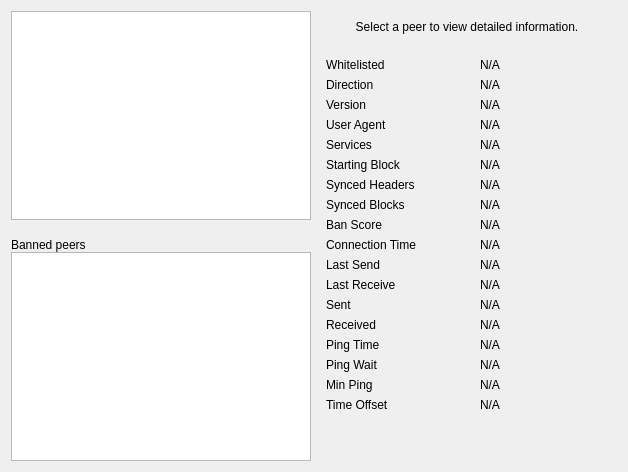
     <widget class="QWidget" name="pagePeers">
      <layout class="QGridLayout" name="gridLayout_2">
       <item row="0" column="0" rowspan="2">
        <layout class="QVBoxLayout" name="verticalLayout_101">
         <property name="spacing">
          <number>0</number>
         </property>
         <item>
          <widget class="QTableView" name="peerWidget">
           <property name="horizontalScrollBarPolicy">
            <enum>Qt::ScrollBarAsNeeded</enum>
           </property>
           <property name="tabKeyNavigation">
            <bool>false</bool>
           </property>
           <property name="sortingEnabled">
            <bool>true</bool>
           </property>
           <attribute name="horizontalHeaderHighlightSections">
            <bool>false</bool>
           </attribute>
          </widget>
         </item>
         <item>
          <widget class="QLabel" name="banHeading">
           <property name="sizePolicy">
            <sizepolicy hsizetype="Preferred" vsizetype="Minimum">
             <horstretch>0</horstretch>
             <verstretch>0</verstretch>
            </sizepolicy>
           </property>
           <property name="minimumSize">
            <size>
             <width>300</width>
             <height>32</height>
            </size>
           </property>
           <property name="maximumSize">
            <size>
             <width>16777215</width>
             <height>32</height>
            </size>
           </property>
           <property name="cursor">
            <cursorShape>IBeamCursor</cursorShape>
           </property>
           <property name="text">
            <string>Banned peers</string>
           </property>
           <property name="alignment">
            <set>Qt::AlignBottom|Qt::AlignLeading|Qt::AlignLeft</set>
           </property>
           <property name="wordWrap">
            <bool>true</bool>
           </property>
           <property name="textInteractionFlags">
            <set>Qt::NoTextInteraction</set>
           </property>
          </widget>
         </item>
         <item>
          <widget class="QTableView" name="banlistWidget">
           <property name="sizePolicy">
            <sizepolicy hsizetype="Expanding" vsizetype="Expanding">
             <horstretch>0</horstretch>
             <verstretch>0</verstretch>
            </sizepolicy>
           </property>
           <property name="horizontalScrollBarPolicy">
            <enum>Qt::ScrollBarAsNeeded</enum>
           </property>
           <property name="tabKeyNavigation">
            <bool>false</bool>
           </property>
           <property name="sortingEnabled">
            <bool>true</bool>
           </property>
           <attribute name="horizontalHeaderHighlightSections">
            <bool>false</bool>
           </attribute>
          </widget>
         </item>
        </layout>
       </item>
       <item row="0" column="1">
        <widget class="QLabel" name="peerHeading">
         <property name="sizePolicy">
          <sizepolicy hsizetype="Preferred" vsizetype="Minimum">
           <horstretch>0</horstretch>
           <verstretch>0</verstretch>
          </sizepolicy>
         </property>
         <property name="minimumSize">
          <size>
           <width>300</width>
           <height>32</height>
          </size>
         </property>
         <property name="cursor">
          <cursorShape>IBeamCursor</cursorShape>
         </property>
         <property name="text">
          <string>Select a peer to view detailed information.</string>
         </property>
         <property name="alignment">
          <set>Qt::AlignCenter</set>
         </property>
         <property name="wordWrap">
          <bool>true</bool>
         </property>
         <property name="textInteractionFlags">
          <set>Qt::LinksAccessibleByMouse|Qt::TextSelectableByKeyboard|Qt::TextSelectableByMouse</set>
         </property>
        </widget>
       </item>
       <item row="1" column="1">
        <widget class="QWidget" name="detailWidget" native="true">
         <property name="minimumSize">
          <size>
           <width>300</width>
           <height>0</height>
          </size>
         </property>
         <layout class="QGridLayout" name="gridLayout_3">
          <item row="0" column="0">
           <widget class="QLabel" name="label_30">
            <property name="text">
             <string>Whitelisted</string>
            </property>
           </widget>
          </item>
          <item row="0" column="2">
           <widget class="QLabel" name="peerWhitelisted">
            <property name="cursor">
             <cursorShape>IBeamCursor</cursorShape>
            </property>
            <property name="text">
             <string>N/A</string>
            </property>
            <property name="textFormat">
             <enum>Qt::PlainText</enum>
            </property>
            <property name="textInteractionFlags">
             <set>Qt::LinksAccessibleByMouse|Qt::TextSelectableByKeyboard|Qt::TextSelectableByMouse</set>
            </property>
           </widget>
          </item>
          <item row="1" column="0">
           <widget class="QLabel" name="label_23">
            <property name="text">
             <string>Direction</string>
            </property>
           </widget>
          </item>
          <item row="1" column="2">
           <widget class="QLabel" name="peerDirection">
            <property name="cursor">
             <cursorShape>IBeamCursor</cursorShape>
            </property>
            <property name="text">
             <string>N/A</string>
            </property>
            <property name="textFormat">
             <enum>Qt::PlainText</enum>
            </property>
            <property name="textInteractionFlags">
             <set>Qt::LinksAccessibleByMouse|Qt::TextSelectableByKeyboard|Qt::TextSelectableByMouse</set>
            </property>
           </widget>
          </item>
          <item row="2" column="0">
           <widget class="QLabel" name="label_21">
            <property name="text">
             <string>Version</string>
            </property>
           </widget>
          </item>
          <item row="2" column="2">
           <widget class="QLabel" name="peerVersion">
            <property name="cursor">
             <cursorShape>IBeamCursor</cursorShape>
            </property>
            <property name="text">
             <string>N/A</string>
            </property>
            <property name="textFormat">
             <enum>Qt::PlainText</enum>
            </property>
            <property name="textInteractionFlags">
             <set>Qt::LinksAccessibleByMouse|Qt::TextSelectableByKeyboard|Qt::TextSelectableByMouse</set>
            </property>
           </widget>
          </item>
          <item row="3" column="0">
           <widget class="QLabel" name="label_28">
            <property name="text">
             <string>User Agent</string>
            </property>
           </widget>
          </item>
          <item row="3" column="2">
           <widget class="QLabel" name="peerSubversion">
            <property name="cursor">
             <cursorShape>IBeamCursor</cursorShape>
            </property>
            <property name="text">
             <string>N/A</string>
            </property>
            <property name="textFormat">
             <enum>Qt::PlainText</enum>
            </property>
            <property name="textInteractionFlags">
             <set>Qt::LinksAccessibleByMouse|Qt::TextSelectableByKeyboard|Qt::TextSelectableByMouse</set>
            </property>
           </widget>
          </item>
          <item row="4" column="0">
           <widget class="QLabel" name="label_4">
            <property name="text">
             <string>Services</string>
            </property>
           </widget>
          </item>
          <item row="4" column="2">
           <widget class="QLabel" name="peerServices">
            <property name="cursor">
             <cursorShape>IBeamCursor</cursorShape>
            </property>
            <property name="text">
             <string>N/A</string>
            </property>
            <property name="textFormat">
             <enum>Qt::PlainText</enum>
            </property>
            <property name="textInteractionFlags">
             <set>Qt::LinksAccessibleByMouse|Qt::TextSelectableByKeyboard|Qt::TextSelectableByMouse</set>
            </property>
           </widget>
          </item>
          <item row="5" column="0">
           <widget class="QLabel" name="label_29">
            <property name="text">
             <string>Starting Block</string>
            </property>
           </widget>
          </item>
          <item row="5" column="2">
           <widget class="QLabel" name="peerHeight">
            <property name="cursor">
             <cursorShape>IBeamCursor</cursorShape>
            </property>
            <property name="text">
             <string>N/A</string>
            </property>
            <property name="textFormat">
             <enum>Qt::PlainText</enum>
            </property>
            <property name="textInteractionFlags">
             <set>Qt::LinksAccessibleByMouse|Qt::TextSelectableByKeyboard|Qt::TextSelectableByMouse</set>
            </property>
           </widget>
          </item>
          <item row="6" column="0">
           <widget class="QLabel" name="label_27">
            <property name="text">
             <string>Synced Headers</string>
            </property>
           </widget>
          </item>
          <item row="6" column="2">
           <widget class="QLabel" name="peerSyncHeight">
            <property name="cursor">
             <cursorShape>IBeamCursor</cursorShape>
            </property>
            <property name="text">
             <string>N/A</string>
            </property>
            <property name="textFormat">
             <enum>Qt::PlainText</enum>
            </property>
            <property name="textInteractionFlags">
             <set>Qt::LinksAccessibleByMouse|Qt::TextSelectableByKeyboard|Qt::TextSelectableByMouse</set>
            </property>
           </widget>
          </item>
          <item row="7" column="0">
           <widget class="QLabel" name="label_25">
            <property name="text">
             <string>Synced Blocks</string>
            </property>
           </widget>
          </item>
          <item row="7" column="2">
           <widget class="QLabel" name="peerCommonHeight">
            <property name="cursor">
             <cursorShape>IBeamCursor</cursorShape>
            </property>
            <property name="text">
             <string>N/A</string>
            </property>
            <property name="textFormat">
             <enum>Qt::PlainText</enum>
            </property>
            <property name="textInteractionFlags">
             <set>Qt::LinksAccessibleByMouse|Qt::TextSelectableByKeyboard|Qt::TextSelectableByMouse</set>
            </property>
           </widget>
          </item>
          <item row="8" column="0">
           <widget class="QLabel" name="label_24">
            <property name="text">
             <string>Ban Score</string>
            </property>
           </widget>
          </item>
          <item row="8" column="2">
           <widget class="QLabel" name="peerBanScore">
            <property name="cursor">
             <cursorShape>IBeamCursor</cursorShape>
            </property>
            <property name="text">
             <string>N/A</string>
            </property>
            <property name="textFormat">
             <enum>Qt::PlainText</enum>
            </property>
            <property name="textInteractionFlags">
             <set>Qt::LinksAccessibleByMouse|Qt::TextSelectableByKeyboard|Qt::TextSelectableByMouse</set>
            </property>
           </widget>
          </item>
          <item row="9" column="0">
           <widget class="QLabel" name="label_22">
            <property name="text">
             <string>Connection Time</string>
            </property>
           </widget>
          </item>
          <item row="9" column="2">
           <widget class="QLabel" name="peerConnTime">
            <property name="cursor">
             <cursorShape>IBeamCursor</cursorShape>
            </property>
            <property name="text">
             <string>N/A</string>
            </property>
            <property name="textFormat">
             <enum>Qt::PlainText</enum>
            </property>
            <property name="textInteractionFlags">
             <set>Qt::LinksAccessibleByMouse|Qt::TextSelectableByKeyboard|Qt::TextSelectableByMouse</set>
            </property>
           </widget>
          </item>
          <item row="10" column="0">
           <widget class="QLabel" name="label_15">
            <property name="text">
             <string>Last Send</string>
            </property>
           </widget>
          </item>
          <item row="10" column="2">
           <widget class="QLabel" name="peerLastSend">
            <property name="cursor">
             <cursorShape>IBeamCursor</cursorShape>
            </property>
            <property name="text">
             <string>N/A</string>
            </property>
            <property name="textFormat">
             <enum>Qt::PlainText</enum>
            </property>
            <property name="textInteractionFlags">
             <set>Qt::LinksAccessibleByMouse|Qt::TextSelectableByKeyboard|Qt::TextSelectableByMouse</set>
            </property>
           </widget>
          </item>
          <item row="11" column="0">
           <widget class="QLabel" name="label_19">
            <property name="text">
             <string>Last Receive</string>
            </property>
           </widget>
          </item>
          <item row="11" column="2">
           <widget class="QLabel" name="peerLastRecv">
            <property name="cursor">
             <cursorShape>IBeamCursor</cursorShape>
            </property>
            <property name="text">
             <string>N/A</string>
            </property>
            <property name="textFormat">
             <enum>Qt::PlainText</enum>
            </property>
            <property name="textInteractionFlags">
             <set>Qt::LinksAccessibleByMouse|Qt::TextSelectableByKeyboard|Qt::TextSelectableByMouse</set>
            </property>
           </widget>
          </item>
          <item row="12" column="0">
           <widget class="QLabel" name="label_18">
            <property name="text">
             <string>Sent</string>
            </property>
           </widget>
          </item>
          <item row="12" column="2">
           <widget class="QLabel" name="peerBytesSent">
            <property name="cursor">
             <cursorShape>IBeamCursor</cursorShape>
            </property>
            <property name="text">
             <string>N/A</string>
            </property>
            <property name="textFormat">
             <enum>Qt::PlainText</enum>
            </property>
            <property name="textInteractionFlags">
             <set>Qt::LinksAccessibleByMouse|Qt::TextSelectableByKeyboard|Qt::TextSelectableByMouse</set>
            </property>
           </widget>
          </item>
          <item row="13" column="0">
           <widget class="QLabel" name="label_20">
            <property name="text">
             <string>Received</string>
            </property>
           </widget>
          </item>
          <item row="13" column="2">
           <widget class="QLabel" name="peerBytesRecv">
            <property name="cursor">
             <cursorShape>IBeamCursor</cursorShape>
            </property>
            <property name="text">
             <string>N/A</string>
            </property>
            <property name="textFormat">
             <enum>Qt::PlainText</enum>
            </property>
            <property name="textInteractionFlags">
             <set>Qt::LinksAccessibleByMouse|Qt::TextSelectableByKeyboard|Qt::TextSelectableByMouse</set>
            </property>
           </widget>
          </item>
          <item row="14" column="0">
           <widget class="QLabel" name="label_26">
            <property name="text">
             <string>Ping Time</string>
            </property>
           </widget>
          </item>
          <item row="14" column="2">
           <widget class="QLabel" name="peerPingTime">
            <property name="cursor">
             <cursorShape>IBeamCursor</cursorShape>
            </property>
            <property name="text">
             <string>N/A</string>
            </property>
            <property name="textFormat">
             <enum>Qt::PlainText</enum>
            </property>
            <property name="textInteractionFlags">
             <set>Qt::LinksAccessibleByMouse|Qt::TextSelectableByKeyboard|Qt::TextSelectableByMouse</set>
            </property>
           </widget>
          </item>
          <item row="15" column="0">
           <widget class="QLabel" name="peerPingWaitLabel">
            <property name="toolTip">
             <string>The duration of a currently outstanding ping.</string>
            </property>
            <property name="text">
             <string>Ping Wait</string>
            </property>
           </widget>
          </item>
          <item row="15" column="2">
           <widget class="QLabel" name="peerPingWait">
            <property name="cursor">
             <cursorShape>IBeamCursor</cursorShape>
            </property>
            <property name="text">
             <string>N/A</string>
            </property>
            <property name="textFormat">
             <enum>Qt::PlainText</enum>
            </property>
            <property name="textInteractionFlags">
             <set>Qt::LinksAccessibleByMouse|Qt::TextSelectableByKeyboard|Qt::TextSelectableByMouse</set>
            </property>
           </widget>
          </item>
          <item row="16" column="0">
           <widget class="QLabel" name="peerMinPingLabel">
            <property name="text">
             <string>Min Ping</string>
            </property>
           </widget>
          </item>
          <item row="16" column="2">
           <widget class="QLabel" name="peerMinPing">
            <property name="cursor">
             <cursorShape>IBeamCursor</cursorShape>
            </property>
            <property name="text">
             <string>N/A</string>
            </property>
            <property name="textFormat">
             <enum>Qt::PlainText</enum>
            </property>
            <property name="textInteractionFlags">
             <set>Qt::LinksAccessibleByMouse|Qt::TextSelectableByKeyboard|Qt::TextSelectableByMouse</set>
            </property>
           </widget>
          </item>
          <item row="17" column="0">
           <widget class="QLabel" name="label_timeoffset">
            <property name="text">
             <string>Time Offset</string>
            </property>
           </widget>
          </item>
          <item row="17" column="2">
           <widget class="QLabel" name="timeoffset">
            <property name="cursor">
             <cursorShape>IBeamCursor</cursorShape>
            </property>
            <property name="text">
             <string>N/A</string>
            </property>
            <property name="textFormat">
             <enum>Qt::PlainText</enum>
            </property>
            <property name="textInteractionFlags">
             <set>Qt::LinksAccessibleByMouse|Qt::TextSelectableByKeyboard|Qt::TextSelectableByMouse</set>
            </property>
           </widget>
          </item>
          <item row="18" column="1">
           <spacer name="verticalSpacer_3">
            <property name="orientation">
             <enum>Qt::Vertical</enum>
            </property>
            <property name="sizeHint" stdset="0">
             <size>
              <width>20</width>
              <height>40</height>
             </size>
            </property>
           </spacer>
          </item>
         </layout>
        </widget>
       </item>
      </layout>
     </widget>
